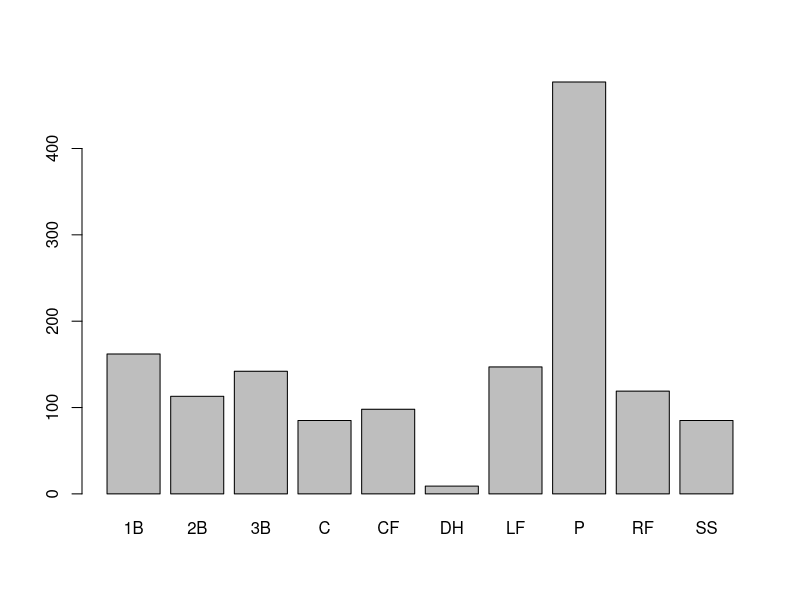
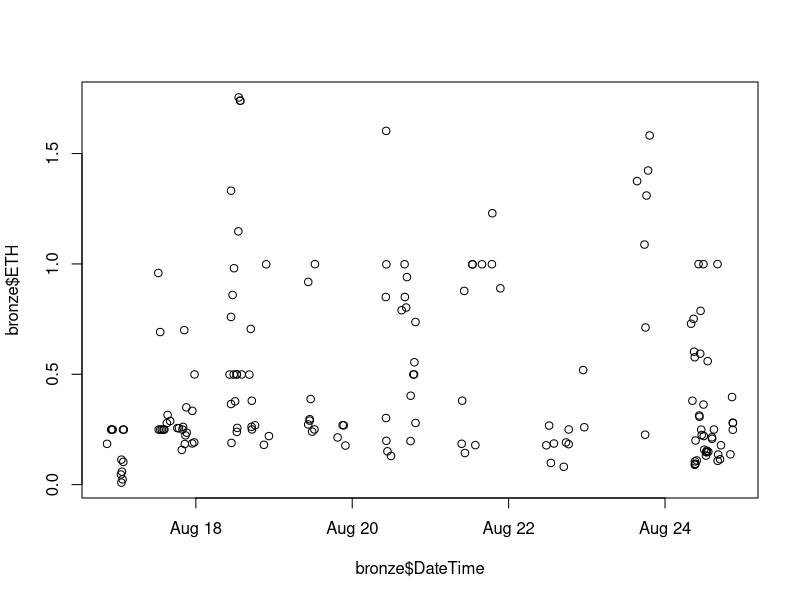
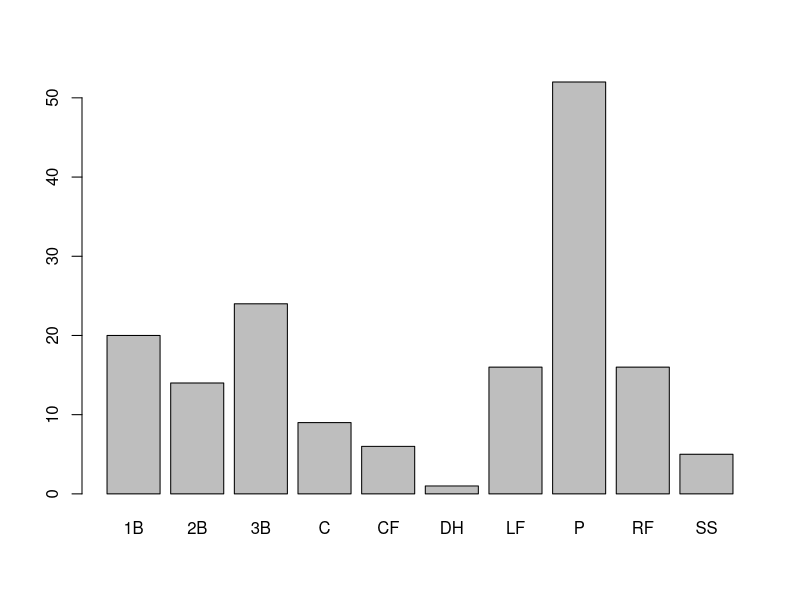
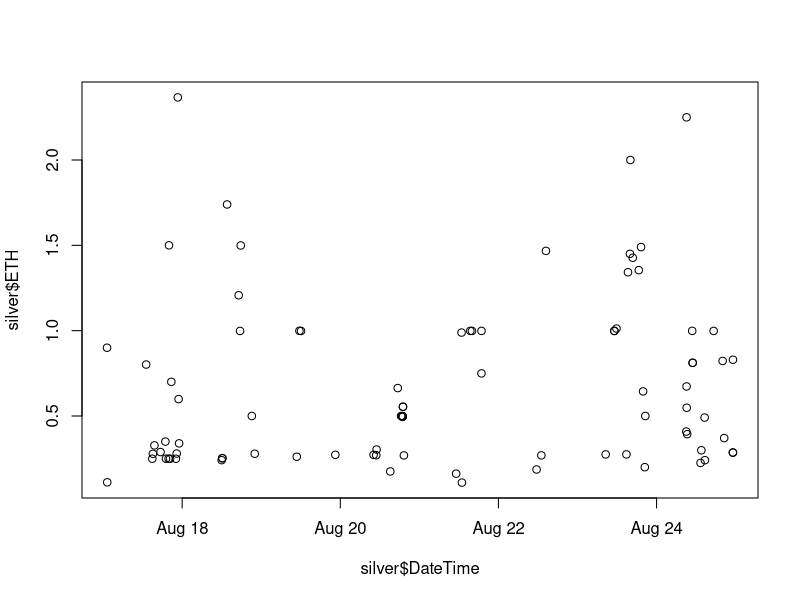
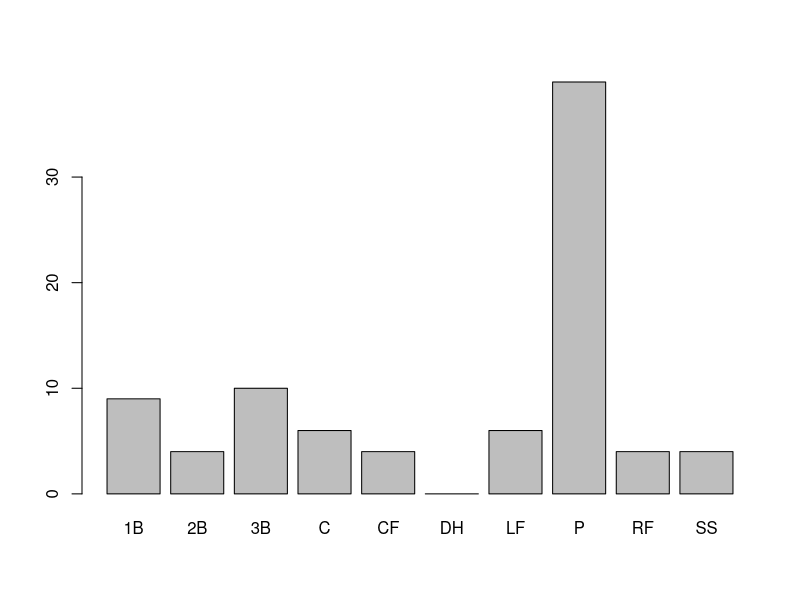

Here is the R script that generated these plots, in order: (Note: this script raises an error after producing the figures.)
# Exploration
library(tidyverse)
library(lubridate)
library(ggthemes)

sales <- read_csv(file = "sales_sample_data_8232018.csv")
sales$DateTime <- mdy_hms(sales$DateTime)
sales$Team <- as.factor(sales$Team)
sales$Position <- as.factor(sales$Position)
sales$Type <- as.factor(sales$Type)
summary(sales)
summary(sales$Position)
plot(sales$Position)
summary(sales$ETH)

bronze <- sales %>% filter(Type == "Bronze")
summary(bronze$ETH)
plot(bronze$DateTime, bronze$ETH)
plot(bronze$Position)

silver <- sales %>% filter(Type == "Silver")
summary(silver$ETH)
plot(silver$DateTime, silver$ETH)
plot(silver$Position)

  
hist(sales$ETH, bins = seq(min(0), max(sales$ETH)))
max(sales$ETH)

max(sales$ETH, na.rm = TRUE)
summary(sales$ETH)

sales_plot <- ggplot(data = sales, aes(x = DateTime, y = ETH, color = Type)) + 
  geom_jitter(alpha = 0.75) +
  geom_hline(yintercept = 0, color = "grey") +
  geom_hline(yintercept = 0.5, color = "grey", alpha = 0.1) +
  geom_hline(yintercept = 1, color = "grey", alpha = 0.25) +
  geom_hline(yintercept = 1.5, color = "grey", alpha = 0.1) +
  geom_hline(yintercept = 2, color = "grey", alpha = 0.25) +
  scale_color_manual(values = c("red", "orange", "purple", "dodger blue", "black")) +
  theme_tufte()
sales_plot

type_p <- ggplot(sales, aes(Type, ETH))
type_violin <- type_p + geom_violin(aes(fill = Type))
type_violin + geom_jitter(alpha = 0.1, width = 0.3) +
  theme_tufte() + 
  theme(axis.title.x = element_blank(),legend.position="none")
  ggtitle(paste0("Sample Sales from ", length(sales$SerialNumber), " Observations"))
